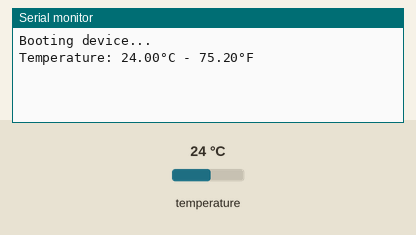
Recording of a sketch running on a simulated Arduino Uno, built with avr-gcc and run on an emulated ATmega328P. Parts: the last lines printed to the serial monitor. Inputs (shaded band) come from the test bench; at power-on: temperature 24 °C.

Above: at 1.5 s.
1.6 s: temperature set to 12 °C
At 3.4 s:
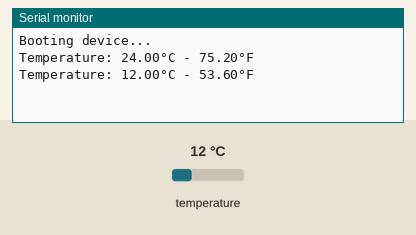
3.7 s: temperature set to 19 °C
At 5.6 s:
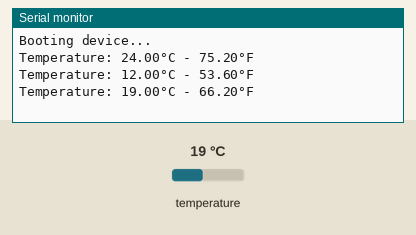
Timing chart, 0 to 7.1 s (numbered marks = the images above; inputs shaded):
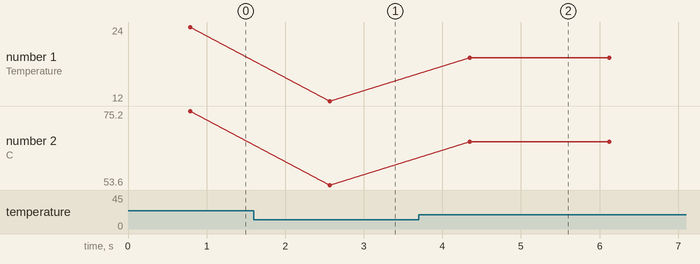

The sketch:

DS18B20.ino
```cpp
#include <DallasTemperature.h> // Includes the Dallas Temperature library
#include <OneWire.h>           // Includes the One Wire library

#define DS18B20_PIN 5 // Number pin where the sensor is connected to

OneWire oneWire(DS18B20_PIN);
DallasTemperature ds18b20Sensor(&oneWire);

void setup() {
  Serial.begin(9600);
  Serial.println("\nBooting device...");

  ds18b20Sensor.begin();
}

void loop() {
  static float tempCelcius;
  static float tempFarenheit;
  ds18b20Sensor.requestTemperatures();
  tempCelcius = ds18b20Sensor.getTempCByIndex(0);   // Reads temp in Celcius
  tempFarenheit = ds18b20Sensor.getTempFByIndex(0); // Reads temp in Farenheit

  if (isnan(tempCelcius) ||
      isnan(tempFarenheit)) { // Check if there is any reading error
    Serial.println("Error reading Sensor DS18B20");
  } else {
    Serial.println("Temperature: " + String(tempCelcius) + "°C - " +
                   String(tempFarenheit) + "°F");
  }
  delay(1000); // Waits for 1000 miliseconds
}
```

Measured:
- after the input at 1.6 s, the serial monitor: prints a new line after 0.97 s (image 1)
- after the input at 3.7 s, the serial monitor: prints a new line after 0.65 s (image 2)
- plotted number 1: 24 → 12 after the input at 1.6 s, 12 → 19 after the input at 3.7 s
- plotted number 2: 75.2 → 53.6 after the input at 1.6 s, 53.6 → 66.2 after the input at 3.7 s
